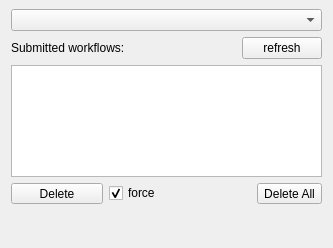
<?xml version="1.0" encoding="UTF-8"?>
<ui version="4.0">
 <class>ResourceWfSelect</class>
 <widget class="QWidget" name="ResourceWfSelect">
  <property name="geometry">
   <rect>
    <x>0</x>
    <y>0</y>
    <width>329</width>
    <height>248</height>
   </rect>
  </property>
  <property name="sizePolicy">
   <sizepolicy hsizetype="Preferred" vsizetype="Preferred">
    <horstretch>0</horstretch>
    <verstretch>0</verstretch>
   </sizepolicy>
  </property>
  <property name="windowTitle">
   <string>Form</string>
  </property>
  <layout class="QVBoxLayout" name="verticalLayout">
   <property name="topMargin">
    <number>9</number>
   </property>
   <property name="bottomMargin">
    <number>0</number>
   </property>
   <item>
    <widget class="QFrame" name="resource_selection_frame">
     <property name="frameShape">
      <enum>QFrame::NoFrame</enum>
     </property>
     <property name="frameShadow">
      <enum>QFrame::Raised</enum>
     </property>
     <layout class="QVBoxLayout" name="verticalLayout_2">
      <property name="margin">
       <number>0</number>
      </property>
      <item>
       <widget class="QComboBox" name="combo_resources">
        <property name="minimumSize">
         <size>
          <width>242</width>
          <height>0</height>
         </size>
        </property>
       </widget>
      </item>
     </layout>
    </widget>
   </item>
   <item>
    <layout class="QHBoxLayout" name="horizontalLayout_2">
     <item>
      <widget class="QLabel" name="label_3">
       <property name="text">
        <string>Submitted workflows:</string>
       </property>
      </widget>
     </item>
     <item>
      <spacer name="horizontalSpacer">
       <property name="orientation">
        <enum>Qt::Horizontal</enum>
       </property>
       <property name="sizeHint" stdset="0">
        <size>
         <width>40</width>
         <height>20</height>
        </size>
       </property>
      </spacer>
     </item>
     <item>
      <widget class="QPushButton" name="wf_list_refresh_button">
       <property name="text">
        <string>refresh</string>
       </property>
      </widget>
     </item>
    </layout>
   </item>
   <item>
    <widget class="QListWidget" name="list_widget_submitted_wfs">
     <property name="sizePolicy">
      <sizepolicy hsizetype="Expanding" vsizetype="Fixed">
       <horstretch>0</horstretch>
       <verstretch>0</verstretch>
      </sizepolicy>
     </property>
     <property name="minimumSize">
      <size>
       <width>311</width>
       <height>112</height>
      </size>
     </property>
     <property name="maximumSize">
      <size>
       <width>16777215</width>
       <height>112</height>
      </size>
     </property>
     <property name="frameShape">
      <enum>QFrame::StyledPanel</enum>
     </property>
     <property name="alternatingRowColors">
      <bool>true</bool>
     </property>
     <property name="selectionBehavior">
      <enum>QAbstractItemView::SelectRows</enum>
     </property>
    </widget>
   </item>
   <item>
    <layout class="QHBoxLayout" name="horizontalLayout">
     <item>
      <widget class="QToolButton" name="toolButton_button_delete_wf">
       <property name="sizePolicy">
        <sizepolicy hsizetype="Maximum" vsizetype="Fixed">
         <horstretch>0</horstretch>
         <verstretch>0</verstretch>
        </sizepolicy>
       </property>
       <property name="maximumSize">
        <size>
         <width>92</width>
         <height>16777215</height>
        </size>
       </property>
       <property name="focusPolicy">
        <enum>Qt::StrongFocus</enum>
       </property>
       <property name="text">
        <string>Delete</string>
       </property>
       <property name="toolButtonStyle">
        <enum>Qt::ToolButtonTextOnly</enum>
       </property>
      </widget>
     </item>
     <item>
      <widget class="QCheckBox" name="check_box_force_delete">
       <property name="text">
        <string>force</string>
       </property>
       <property name="checked">
        <bool>true</bool>
       </property>
      </widget>
     </item>
     <item>
      <widget class="QToolButton" name="toolButton_delete_all">
       <property name="text">
        <string>Delete All</string>
       </property>
      </widget>
     </item>
    </layout>
   </item>
   <item>
    <layout class="QVBoxLayout" name="wf_info_layout">
     <property name="topMargin">
      <number>0</number>
     </property>
     <property name="bottomMargin">
      <number>9</number>
     </property>
    </layout>
   </item>
   <item>
    <spacer name="verticalSpacer_2">
     <property name="orientation">
      <enum>Qt::Vertical</enum>
     </property>
     <property name="sizeHint" stdset="0">
      <size>
       <width>20</width>
       <height>36</height>
      </size>
     </property>
    </spacer>
   </item>
  </layout>
  <action name="action_open_wf">
   <property name="text">
    <string>Open...</string>
   </property>
  </action>
  <action name="action_create_wf_ex">
   <property name="text">
    <string>Create an example...</string>
   </property>
  </action>
  <action name="action_submit">
   <property name="text">
    <string>Submit</string>
   </property>
  </action>
  <action name="action_transfer_infiles">
   <property name="text">
    <string>Transfer Input Files</string>
   </property>
  </action>
  <action name="action_transfer_outfiles">
   <property name="text">
    <string>Transfer Output Files</string>
   </property>
  </action>
  <action name="action_delete_workflow">
   <property name="text">
    <string>Delete</string>
   </property>
   <property name="toolTip">
    <string>delete the current workflow</string>
   </property>
  </action>
  <action name="action_change_expiration_date">
   <property name="text">
    <string>Change expiration date</string>
   </property>
   <property name="toolTip">
    <string>Change the workflow expiration date</string>
   </property>
  </action>
  <action name="action_save">
   <property name="text">
    <string>Save</string>
   </property>
   <property name="toolTip">
    <string>save the workflow to a file</string>
   </property>
  </action>
  <action name="action_restart">
   <property name="text">
    <string>Restart</string>
   </property>
   <property name="toolTip">
    <string>Restart</string>
   </property>
  </action>
  <action name="action_stop_wf">
   <property name="text">
    <string>Stop</string>
   </property>
   <property name="toolTip">
    <string>stop a workflow </string>
   </property>
  </action>
  <action name="action_about">
   <property name="text">
    <string>About</string>
   </property>
  </action>
  <action name="action_delete_all">
   <property name="text">
    <string>Delete All</string>
   </property>
   <property name="toolTip">
    <string>Delete all workflows</string>
   </property>
  </action>
 </widget>
 <resources/>
 <connections/>
</ui>
